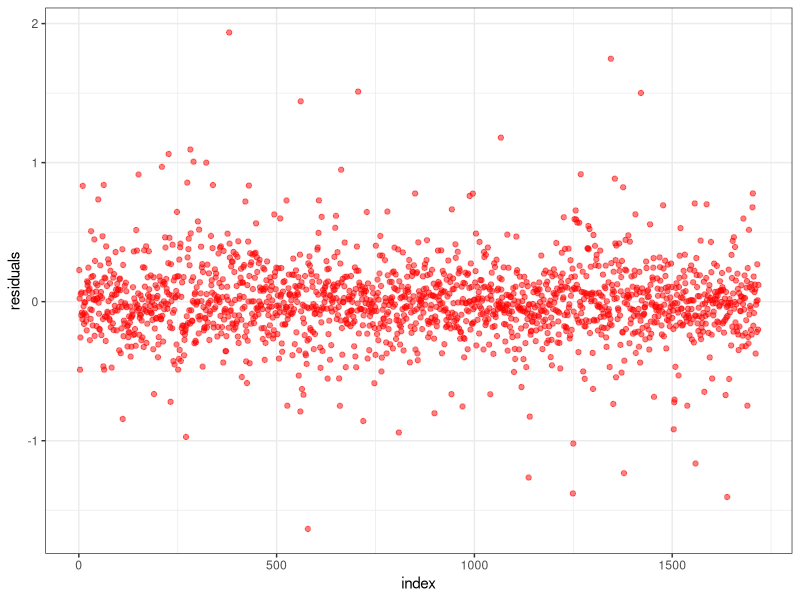
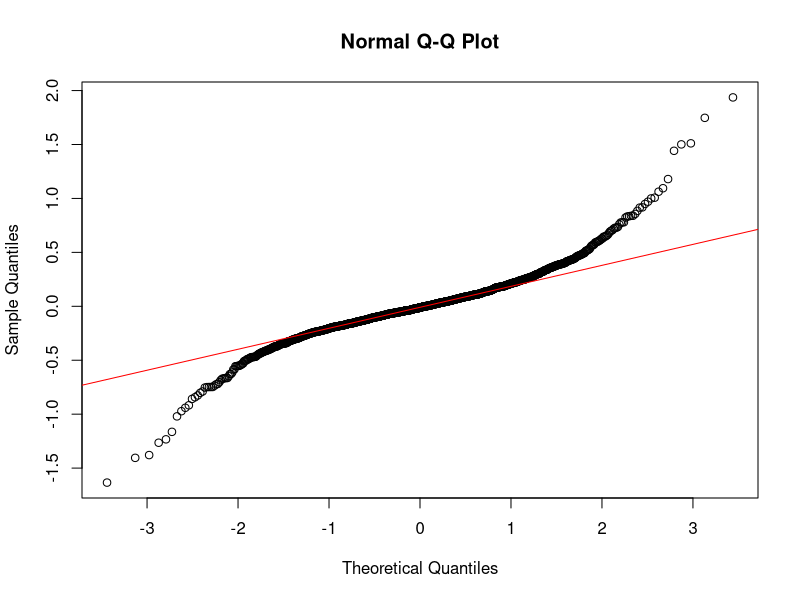
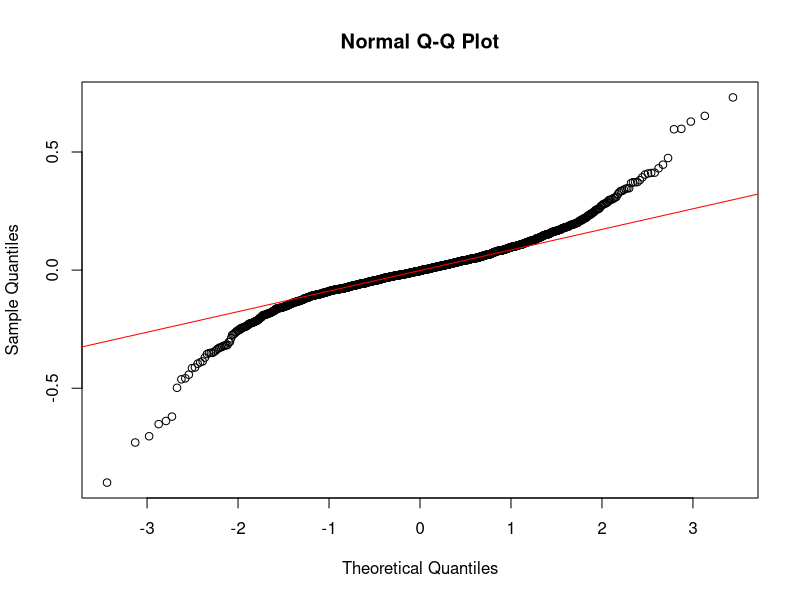
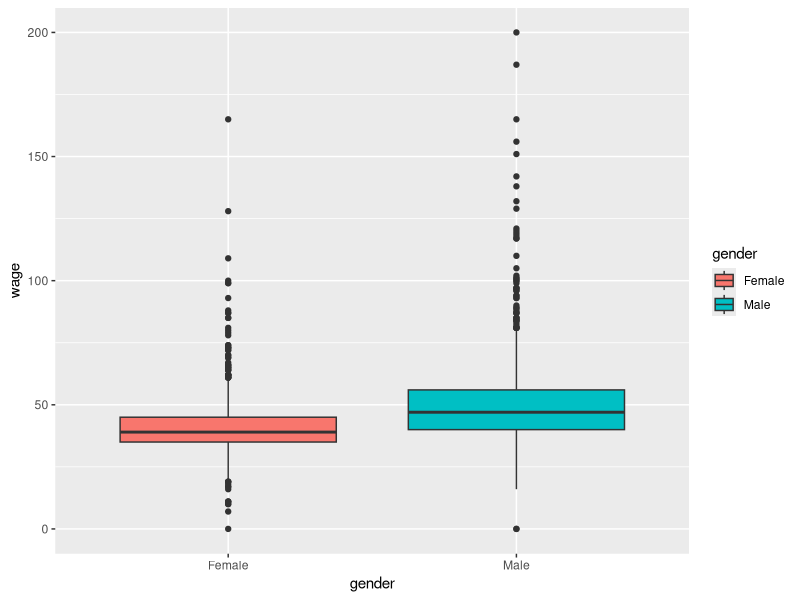
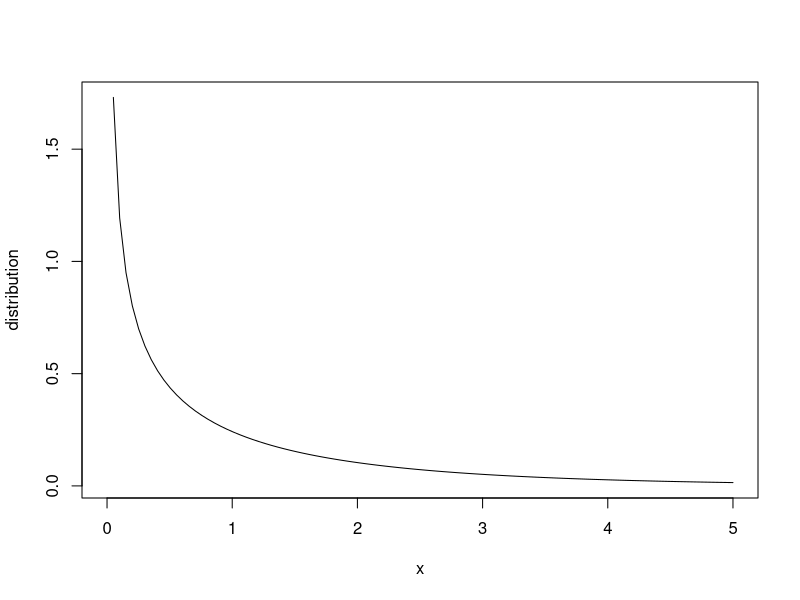
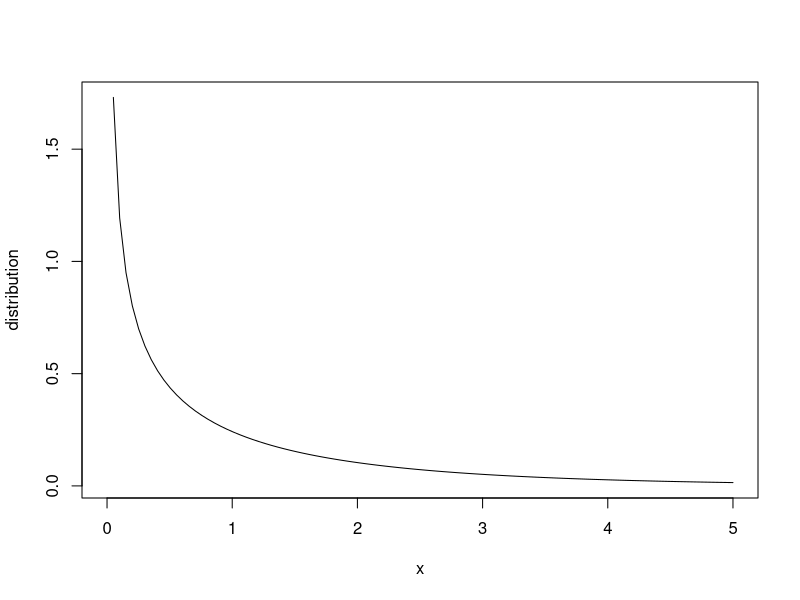
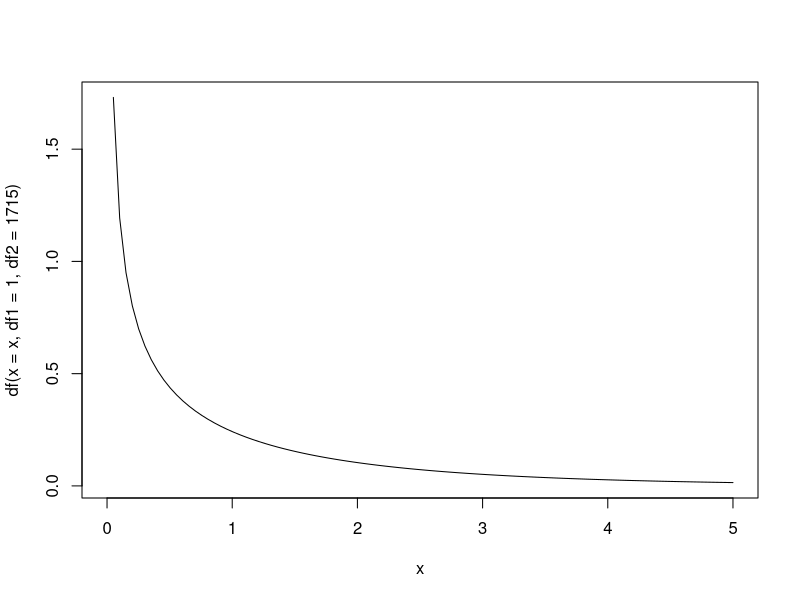
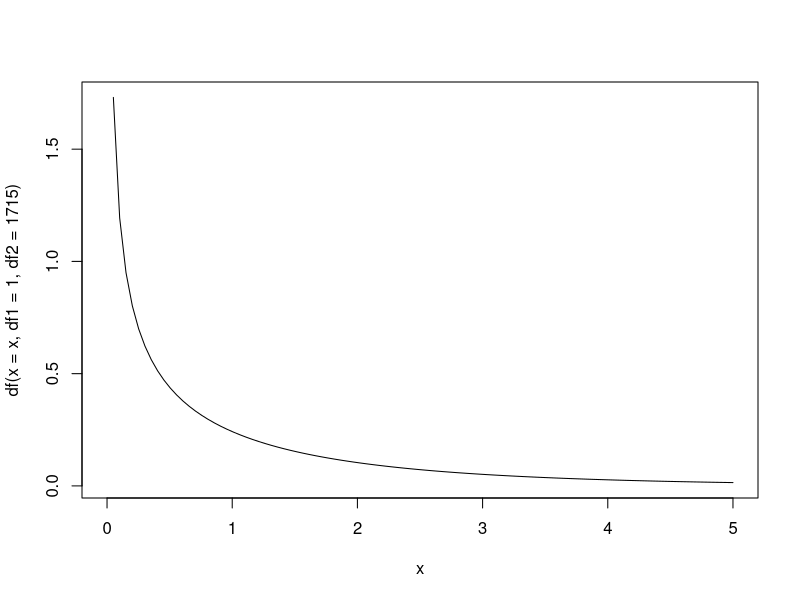

These figures' R source, in order:
## ---- chunk 1
knitr::opts_chunk$set(fig.pos = 'H', echo = FALSE, warning = FALSE, comment = "")
library(knitr)
library(ggplot2)
library(tidyverse)
library(caret)
library(fastDummies)
library(car)
options(knitr.kable.NA = '')
dat = read.csv("b4 - hwa - wage - data.csv")
## ---- chunk 2
names(dat) = c("birth_year", "gender", "citizenship", "language", "lived_with", "father_schooling", "father_occupation", "mother_schooling", "mother_occupation", "live", "county", "education", "marital", "experience", "category", "wage")
## ---- chunk 3
dat[is.na(dat)] = 0
means = c()
variances = c()
mins = c()
maxs = c()
for(i in 1:length(colnames(dat))){
   means[i] = mean(dat[[colnames(dat)[i]]])
   variances[i] = var(dat[[colnames(dat)[i]]])
   mins[i] = min(dat[[colnames(dat)[i]]])
   maxs[i] = max(dat[[colnames(dat)[i]]])
}

stats = data.frame(colnames(dat), means, variances, mins, maxs)
kable(stats, caption = "Preliminary Analysis for the variables", digits = 2)
## ---- chunk 4
dat = dat %>% 
   mutate(log_wage = log(wage)) %>% 
   mutate(experience_sq = experience^2)
m1 = lm(log(wage) ~ education + experience + experience_sq, data = dat)
sum = summary(m1)
sum$coefficients %>% 
   kable(caption = "Regression Coefficients for the regression model", digits = 2)
## ---- chunk 5
data.frame(index = 1:length(m1$residuals), residuals = m1$residuals) %>% 
   ggplot(aes(x = index, y = residuals)) +
   geom_point(color = "red", alpha = 0.5) +
   theme_bw()
## ---- chunk 6
bptest = lmtest::bptest(m1)
table = data.frame(BP = bptest$statistic, df = bptest$parameter, p_value = bptest$p.value)
rownames(table) = "bptest"
kable(table, caption = "Brausch-Pagan test", digits = 2)
## ---- chunk 7
qqnorm(m1$residuals)
qqline(m1$residuals, col = "red")
## ---- chunk 8
BClog_wage <- BoxCoxTrans(dat$log_wage)
dat <- cbind(dat, log_wage_BC = predict(BClog_wage, dat$log_wage))
m2 <- lm(dat$log_wage_BC ~ dat$education + dat$experience + dat$experience_sq)
## ---- chunk 9
bptest = lmtest::bptest(m2)
table = data.frame(BP = bptest$statistic, df = bptest$parameter, p_value = bptest$p.value)
rownames(table) = "bptest"
kable(table, caption = "Brausch-Pagan test for the model after Box-Cox transformation", digits = 2)
## ---- chunk 10
qqnorm(m2$residuals)
qqline(m2$residuals, col = "red")
## ---- chunk 11
sum = summary(m2)
sum$coefficients %>% 
   kable(caption = "Regression Coefficients for the model after Box-Cox transformation", digits = 2)
## ---- chunk 12
dat_gender = dat
for(i in 1:nrow(dat_gender))
{
   if(dat_gender$gender[i] == 1)
   {
      dat_gender$gender[i] = "Male"
   }
   if(dat_gender$gender[i] == 2)
   {
      dat_gender$gender[i] = "Female"
   }
   if(dat_gender$wage[i] > 200)
   {
      dat_gender$wage[i] = 0
   }
}
dat_gender %>% 
   ggplot(aes(x = gender, fill = gender, y = wage)) +
   geom_boxplot()
## ---- chunk 13
m = aggregate(wage ~ gender, dat, mean)
m$gender = c("Male", "Female")
kable(m, caption = "Comparison in mean of wages between male and female workers", digits = 2)
difference = m$wage[1]-m$wage[2]
## ---- chunk 14
# Shapiro-Wilk normality test for Men's wage
shapiro = with(dat_gender, shapiro.test(wage[gender == "Male"]))
table = data.frame(method = shapiro$method, statistic = shapiro$statistic, p_value = shapiro$p.value)
rownames(table) = "Male"
kable(table, caption = "Shapiro-Wilk normality test for Men's wage", digits = 2)

# Shapiro-Wilk normality test for Women's wage
shapiro = with(dat_gender, shapiro.test(wage[gender == "Female"]))
table = data.frame(method = shapiro$method, statistic = shapiro$statistic, p_value = shapiro$p.value)
rownames(table) = "Female"
kable(table, caption = "Shapiro-Wilk normality test for woman's wage", digits = 2)
## ---- chunk 15
wilcox = wilcox.test(wage ~ gender, data = dat_gender, exact = FALSE)
table = data.frame(method = wilcox$method, statistic = shapiro$statistic, p_value = shapiro$p.value)
rownames(table) = NULL
kable(table, caption = "Non parametric two-samples Wilcoxon rank test for woman's wage", digits = 3)
## ---- chunk 16
dat <- fastDummies::dummy_cols(dat, select_columns = "gender")
m3 <- lm(wage ~ gender_1, dat)
sum = summary(m3)
sum$coefficients %>% 
   kable(caption = "Regression Coefficients for the model including dummy variable", digits = 2)
## ---- chunk 17
table = data.frame(Method = c("Difference of Means","Regression"),
                   Result = c("9.97", "9.97"),
                   Test = c("Non parametric two-samples Wilcoxon rank test", "T-test"),
                   Conclusion = c("significant", "significant"))


# Then for PDF:
kable(table, caption = "Wage difference between male and female", digits = 2)
## ---- chunk 18
m4 <- lm(wage ~ gender_1 + education, dat)
sum = summary(m4)
sum$coefficients %>% 
   kable(caption = "Regression Coefficients for the model containing education variable", digits = 2)
## ---- chunk 19
x = seq(0, 5, length = 100)
distribution = df(x = x, df1 = 1, df2 = 1715)
plot(x, distribution,type="l")
## ---- chunk 20
m5 <- lm(wage ~ gender_1 + education + experience, dat)
sum = summary(m5)
sum$coefficients %>% 
   kable(caption = "Regression Coefficients for the model containing variable education and experience", digits = 2)
## ---- chunk 21
x = seq(0, 5, length = 100)
distribution = df(x = x, df1 = 1, df2 = 1715)
plot(x, distribution,type="l")
## ---- chunk 22
dat_m = subset(dat, gender == "1")
dat_f = subset(dat, gender == "2")

model_m = lm(log_wage ~ education + experience, dat_m)
model_f = lm(log_wage ~ education + experience, dat_f)

difference = ((model_m$coefficients[1]-model_f$coefficients[1])+(model_m$coefficients[2]-model_f$coefficients[2])*mean(dat_f$education)+(model_m$coefficients[3]-model_f$coefficients[3])*mean(dat_f$experience))/((model_m$coefficients[1]-model_f$coefficients[1])+(model_m$coefficients[2]-model_f$coefficients[2])*mean(dat_f$education)+(model_m$coefficients[3]-model_f$coefficients[3])*mean(dat_f$experience)+model_m$coefficients[2]*(mean(dat_m$education)-mean(dat_f$education))+model_m$coefficients[3]*(mean(dat_m$experience)-mean(dat_f$experience)))
## ---- chunk 23
fit1 <- lm(education ~ mother_schooling + father_schooling + live + father_occupation + mother_occupation + lived_with, dat)
sum = summary(fit1)
sum$coefficients %>% 
   kable(caption = "Regression Coefficients for the model: education ~ IV", digits = 3)
## ---- chunk 24
fit2 <- lm(m2$residuals ~ mother_schooling + father_schooling + live + mother_occupation + lived_with, dat)
sum = summary(fit2)
sum$coefficients %>% 
   kable(caption = "Regression Coefficients for the model: residuals ~ IV", digits = 3)
## ---- chunk 25
sls <- lm(education ~ mother_schooling + father_schooling + lived_with, dat)
sum = summary(sls)
sum$coefficients %>% 
   kable(caption = "Regression Coefficients for the model: education ~ IV", digits = 3)
IV = fitted.values(sls)
dat = cbind(dat, IV)
## ---- chunk 26
tsls2 = lm(wage ~ gender_1 + IV, dat)
sum = summary(tsls2)
sum$coefficients %>% 
   kable(caption = "Regression Coefficients for the Two-Stage least squares model containing education variable", digits = 3)
## ---- chunk 27
x = seq(0, 5, length = 100)
plot(x, df(x = x, df1 = 1, df2 = 1715),type="l")
## ---- chunk 28
tsls3 = lm(wage ~ gender_1 + IV + experience, dat)
sum = summary(tsls3)
sum$coefficients %>% 
   kable(caption = "Regression Coefficients for the Two-Stage least squares model containing education variable", digits = 3)
## ---- chunk 29
x = seq(0, 5, length = 100)
plot(x, df(x = x, df1 = 1, df2 = 1715),type="l")
## ---- chunk 30
sls_m = lm(education ~ mother_schooling + father_schooling + lived_with, dat_m)
sls_f = lm(education ~ mother_schooling + father_schooling + lived_with, dat_f)

IV_m = fitted.values(sls_m)
IV_f = fitted.values(sls_f)

dat_m = cbind(dat_m, IV_m)
dat_f = cbind(dat_f, IV_f)

model_m = lm(log_wage_BC ~ IV_m + experience + experience_sq, dat_m)
model_f = lm(log_wage_BC ~ IV_f + experience + experience_sq, dat_f)

difference = ((model_m$coefficients[1]-model_f$coefficients[1])+(model_m$coefficients[2]-model_f$coefficients[2])*mean(IV_f)+(model_m$coefficients[3]-model_f$coefficients[3])*mean(dat_f$experience))/((model_m$coefficients[1]-model_f$coefficients[1])+(model_m$coefficients[2]-model_f$coefficients[2])*mean(IV_f)+(model_m$coefficients[3]-model_f$coefficients[3])*mean(dat_f$experience)+model_m$coefficients[2]*(mean(IV_m)-mean(IV_f))+model_m$coefficients[3]*(mean(dat_m$experience)-mean(dat_f$experience)))
## ---- chunk 31
table_a = data.frame(Model = c("OLS","2SLS", "Difference"),
                  Gender = c("8.95", "10.01", "1.06"),
                  Education = c("1.84", "1.01", "-0.83"))

table_b = data.frame(Model = c("OLS","2SLS", "Difference"),
                  Gender = c("5.61", "7.96", "2.35"),
                  Education = c("2.39", "1.94", "-0.45"),
                  Experience = c("0.53", "0.36", "-0.16"))

table_c = data.frame(Model = c("OLS","2SLS", "Difference"),
                  Log_wage = c("0.44", "0.47", "0.03"),
                  Wage = c("1.19", "1.27", "0.08"))
## ---- chunk 32
kable(table_a, caption = "Table for comparison, task 4a and 6a")
## ---- chunk 33
kable(table_b, caption = "Table for comparison, task 4b and 6b")
## ---- chunk 34
kable(table_c, caption = "Table for comparison, task 4c and 6c")
## ---- chunk 35
mx = lm(log_wage ~ IV:gender + experience:gender, data = dat_gender)
sum = summary(mx)
sum$coefficients %>% 
   kable(caption = "Regression Coefficients for the Two-Stage least squares model grouped by gender", digits = 3)
## ---- chunk 36
test = linearHypothesis(mx, "IV:genderFemale=IV:genderMale")
as.data.frame(test) %>% 
   kable(caption = "Linear hypothesis test for education", digits = 2)
## ---- chunk 37
test = linearHypothesis(mx, "genderFemale:experience=genderMale:experience")
as.data.frame(test) %>% 
   kable(caption = "Linear hypothesis test for experience", digits = 2)
## ---- chunk 38
summary(m1)
## ---- chunk 39
summary(m2)
## ---- chunk 40
summary(m3)
## ---- chunk 41
summary(m4)
## ---- chunk 42
summary(m5)
## ---- chunk 43
linearHypothesis(mx, "IV:genderFemale=IV:genderMale")
## ---- chunk 44
linearHypothesis(mx, "genderFemale:experience=genderMale:experience")
## ---- chunk 45
#purl("HW3.Rmd", output = "code3.R")
